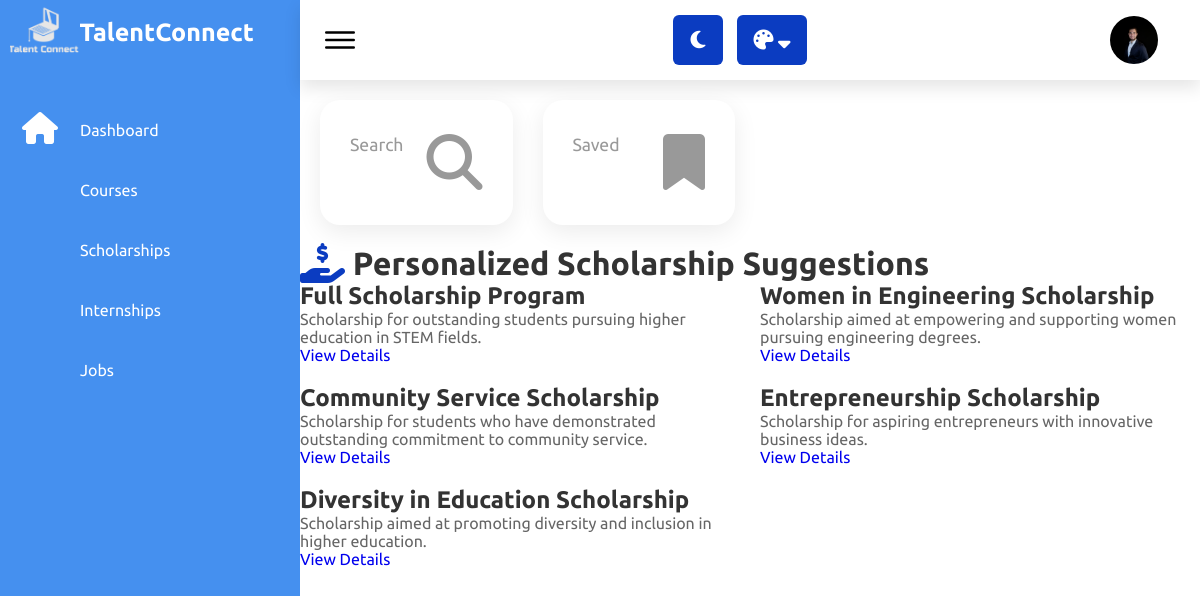
/individual/scholarships.php (signed in), run on the app's committed database.
### tables this page shows
CREATE TABLE `individuals` (
  `individual_ID` int(11) NOT NULL,
  `individual_Name` varchar(50) NOT NULL,
  `individual_Password` varchar(50) NOT NULL,
  `individual_Email` varchar(50) NOT NULL,
  `individual_PhoneNumber` int(50) NOT NULL,
  `individual_Major` varchar(50) NOT NULL,
  `Is_Graduated` tinyint(1) NOT NULL,
  `individual_Country` varchar(50) NOT NULL,
  `individual_photo` text NOT NULL,
  `individual_Status` varchar(10) NOT NULL,
  `individual_JoinDate` date NOT NULL DEFAULT current_timestamp(),
  `individual_Linkedin` varchar(255) NOT NULL,
  `individual_About` text NOT NULL
);

CREATE TABLE `scholarships` (
  `scholarship_id` int(11) NOT NULL,
  `scholarship_title` varchar(255) DEFAULT NULL,
  `scholarship_description` text DEFAULT NULL,
  `provider_name` varchar(255) DEFAULT NULL,
  `eligibility_criteria` text DEFAULT NULL,
  `application_deadline` date DEFAULT NULL,
  `award_amount` decimal(10,2) DEFAULT NULL,
  `duration` int(11) DEFAULT NULL,
  `contact_email` varchar(255) DEFAULT NULL,
  `website` varchar(255) DEFAULT NULL,
  `application_link` varchar(255) DEFAULT NULL,
  `additional_requirements` text DEFAULT NULL
);

### individual/scholarships.php (the view, shortened to what this page needs)
<?php
  include "structural_IndividualPage.php";
?>
<div class="cardBox">
  <a href="scholarships_search.php">
      <div class="card">
              <div>
                  <div class="cardName">Search </div>
              </div>
              <div class="iconBx">
                  <i class="fa fa-solid fa-magnifying-glass"></i>
              </div>
      </div>
  </a>
  <a href="savedScholarships.php">
      <div class="card">
          <div>
              <div class="cardName">Saved </div>
          </div>
          <div class="iconBx">
            <i class="fa fa-bookmark"></i>
          </div>
      </div>
  </a>
</div>
<div class="container">
    <h1>
      <i class="fa-solid fa-hand-holding-dollar fa-lg" style="     color: var(--switchers-main); "></i>
      Personalized Scholarship Suggestions
    </h1>
    <div class="scholarships-list">
      <?php
        $sql = "SELECT * FROM scholarships";
        $result = $conn->query($sql);
        if ($result->num_rows > 0) {
            while ($row = $result->fetch_assoc()) {
                $scholarshipId = $row['scholarship_id'];
                $scholarshipTitle = $row['scholarship_title'];
                $scholarshipDescription = $row['scholarship_description'];
                echo '<div class="scholarship-card">';
                echo '<h2>'.$scholarshipTitle.'</h2>';
                echo '<p>'.$scholarshipDescription.'</p>';
                echo '<a href="scholarship.php?id='.$scholarshipId.'">View Details</a>';
                echo '</div>';
            }
        }
      ?>
    </div>
  </div>

### individual/structural_IndividualPage.php (shortened to what this page needs)
<?php
include "../connection.php";
if(!isset($_SESSION['individual_ID'])){
    header('location:../userRegistration.php');
    exit();
}
else{
    $individual_ID = $_SESSION['individual_ID'];
    }
?>
<!DOCTYPE html>
<html lang="en">
    <head>
        <link rel="stylesheet" href="assets/css/style.css">
        <link rel="stylesheet" href="assets/css/empty.css">
        <link rel="stylesheet" href="assets/css/profile.css">
        <link rel="stylesheet" href="assets/css/dark.css">
        <link rel="stylesheet" href="assets/css/alert.css">
        <link rel="stylesheet" href="assets/css/customers.css">
        <link rel="stylesheet" href="assets/css/navbar.css">
        <link rel="stylesheet" href="assets/css/commonStyle.css">
        <link rel="stylesheet" href="https://site-assets.fontawesome.com/releases/v6.4.0/css/all.css">
    </head>
<link rel="stylesheet" href="../css/scrolbtn.css">
    <body>
        <div class="container">
            <div class="navigation">
                <ul>
                    <li>
                        <a href="home.html" >
                            <span class="title" style="font-weight:600 ; font-size:25px; display: flex;     padding-top: 2px;     margin-left: -13px;">
                                <img src="assets/imgs/talentConnectLOGO.png" style="height: 100%; filter: invert(0.9);" alt="">
                                TalentConnect
                            </span>
                        </a>
                    </li>
                    <li>
                        <a href="home.php" id="Dashboard-LeftBar">
                            <span class="icon">
                                <i class="fa-solid fa-house fa-2xl"></i>
                            </span>
                            <span class="title">Dashboard</span>
                        </a>
                    </li>
                    <li>
                        <a href="courses.php" id="Courses-LeftBar">
                            <span class="icon">
                            </span>
                            <span class="title">Courses</span>
                        </a>
                    </li>
                    <li>
                        <a href="scholarships.php" id="Scholarship-LeftBar">
                            <span class="icon">
                            </span>
                            <span class="title">Scholarships</span>
                        </a>
                    </li>
                    <li>
                        <a href="delivery.php" id="InternshipManagement-LeftBar">
                            <span class="icon">
                            </span>
                            <span class="title">Internships</span>
                        </a>
                    </li>
                    <li>
                        <a href="jobs.php" id="Job-LeftBar">
                            <span class="icon">
                            </span>
                            <span class="title">Jobs</span>
                        </a>
                    </li>
                </ul>
            </div>
            <div class="main">
                <div class="topbar" style="box-shadow:0 .5rem 1rem rgba(0,0,0,.1); height:5rem;">
                    <div class="toggle">
                        <ion-icon name="menu-outline"></ion-icon>
                    </div>
                    <div class="appearance">
                        <div class="light-dark">
                            <i class="btn fas fa-moon" data-color="#e4e6eb #e4e6eb #24292D #24292D #242526"></i>
                        </div>
                        <div class="color-icon">
                            <div class="icons">
                                <i class="fas fa-palette"></i>
                                <i class="fas fa-sort-down arrow"></i>
                            </div>
                        </div>
                    </div>
                    <?php
                                $select_profile = mysqli_query($conn, "SELECT individual_Name, individual_photo FROM `individuals` WHERE  individual_ID = '$individual_ID'");
                                $fetch_profile = mysqli_fetch_assoc($select_profile);
                            ?>
                    <div class="user" style="border-radius:50%; margin-right:2rem; width:3rem; height:3rem; ">
                    <?php
                        if(empty($fetch_profile['individual_photo'])){
                            ?>
                            <ion-icon name="person-outline" id="user-btn" style=" margin:.5rem; font-size:40px; font-weight:500;margin-left:.3rem;margin-right:5rem;  border-radius:50%;"></ion-icon>
                    <?php
                        }else{
                            ?>
                            <img id="user-btn" src="../images/individuals_images/<?= $fetch_profile['individual_photo']; ?>" alt="<?= $fetch_profile['individual_Name']; ?>" srcset="">
                    <?php
                        }
                    ?>
                    </div>
                </div>

### individual/assets/css/style.css (style rules this page uses)
* { font-family: "Ubuntu", sans-serif; margin: 0; padding: 0; box-sizing: border-box; text-decoration: none; }
:root { --white: #fff; --black: #24292d; --nav-main: #4590ef; --switchers-main: #303d61; --gray: #f5f5f5; --black2: #999; }
body { min-height: 100vh; overflow-x: hidden; }
.container { position: relative; width: 100%; }
.navigation { position: fixed; width: 300px; height: 100%; background: var(--nav-main); border-left: 10px solid var(--nav-main); transition: 0.5s; overflow: hidden; }
.navigation ul { position: absolute; top: 0; left: 0; width: 100%; }
.navigation ul li { position: relative; width: 100%; list-style: none; border-top-left-radius: 30px; border-bottom-left-radius: 30px; }
.navigation ul li:nth-child(1) { margin-bottom: 40px; pointer-events: none; }
.navigation ul li a { position: relative; display: block; width: 100%; display: flex; text-decoration: none; color: var(--white); }
.navigation ul li a .icon { position: relative; display: block; min-width: 60px; height: 60px; line-height: 56px; text-align: center; }
.navigation ul li a .title { position: relative; display: block; padding: 0 10px; height: 60px; line-height: 60px; text-align: start; white-space: nowrap; }
.main { position: absolute; width: calc(100% - 300px); left: 300px; min-height: 100vh; background: var(--white); transition: 0.5s; }
.topbar { width: 100%; height: 60px; display: flex; justify-content: space-between; align-items: center; padding: 0 10px; box-shadow:0 .5rem 1rem rgba(0,0,0,.1); }
.toggle { position: relative; width: 60px; height: 60px; display: flex; justify-content: center; align-items: center; font-size: 2.5rem; cursor: pointer; }
.user { position: relative; width: 40px; height: 40px; border-radius: 50%; overflow: hidden; cursor: pointer; }
.user img { position: absolute; top: 0; left: 0; width: 100%; height: 100%; object-fit: cover; }
.cardBox { position: relative; width: 100%; padding: 20px; display: grid; grid-template-columns: repeat(4, 1fr); grid-gap: 30px; }
.cardBox .card { position: relative; background: var(--white); padding: 30px; border-radius: 20px; display: flex; justify-content: space-between; cursor: pointer; box-shadow: 0 7px 25px rgba(0, 0, 0, 0.08); }
.cardBox .card .cardName { color: var(--black2); font-size: 1.1rem; margin-top: 5px; }
.cardBox .card .iconBx { font-size: 3.5rem; color: var(--black2); }

### individual/assets/css/empty.css (style rules this page uses)
* { font-family: "Ubuntu", sans-serif; margin: 0; padding: 0; box-sizing: border-box; text-decoration: none; }
:root { --white: #fff; --black: #24292d; --nav-main: #4590ef; --switchers-main: #0b3cc1; --gray: #f5f5f5; --black2: #999; }

### individual/assets/css/profile.css (style rules this page uses)
* { font-family: "Ubuntu", sans-serif; margin: 0; padding: 0; box-sizing: border-box; text-decoration: none; }
:root { --white: #fff; --black: #24292d; --nav-main: #4590ef; --switchers-main: #0b3cc1; --gray: #f5f5f5; --black2: #999; }

### individual/assets/css/dark.css (style rules this page uses)
:root { --white: #fff; --black: #24292d; --nav-main: #4590ef; --switchers-main: #0b3cc1; --gray: #f5f5f5; --black2: #999; }
.appearance { display: flex; align-items: center; }
.appearance .light-dark, .appearance .icons { height: 50px; width: 50px; border-radius: 6px; line-height: 50px; text-align: center; color: white; font-size: 20px; background: var(--switchers-main); cursor: pointer; }
.appearance .light-dark i, .appearance .icons i { opacity: 1; }
.appearance .light-dark i { height: 100%; width: 100%; }
.appearance .color-icon { position: relative; }
.appearance .icons { width: 70px; height: 50px; margin-left: 14px; }

### individual/assets/css/customers.css (style rules this page uses)
* { font-family: "Ubuntu", sans-serif; margin: 0; padding: 0; box-sizing: border-box; text-decoration: none; }
:root { --white: #fff; --black: #24292d; --nav-main: #4590ef; --switchers-main: #0b3cc1; --gray: #f5f5f5; --black2: #999; }

### individual/scholarships.php (style rules this page uses)
h1 { color: #333; }
.scholarships-list { display: grid; grid-template-columns: repeat(auto-fit, minmax(300px, 1fr)); grid-gap: 20px; }
h2 { color: #333; }
p { color: #666; }

### data on the page
individuals: individual_photo (picture)
scholarships: scholarship_title "Full Scholarship Program", scholarship_description "Scholarship for outstanding students pursuing higher education in STEM fields."
scholarships: scholarship_title "Women in Engineering Scholarship", scholarship_description "Scholarship aimed at empowering and supporting women pursuing engineering degrees."
scholarships: scholarship_title "Community Service Scholarship", scholarship_description "Scholarship for students who have demonstrated outstanding commitment to community service."
scholarships: scholarship_title "Entrepreneurship Scholarship", scholarship_description "Scholarship for aspiring entrepreneurs with innovative business ideas."
scholarships: scholarship_title "Diversity in Education Scholarship", scholarship_description "Scholarship aimed at promoting diversity and inclusion in higher education."
